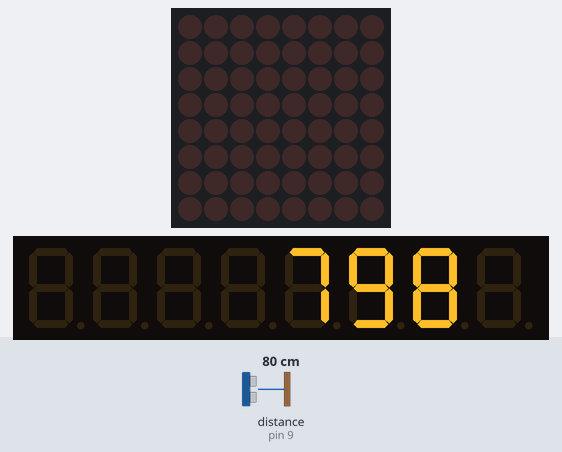
Simulated run of this sketch. Board: Arduino Uno, built with avr-gcc and run on an emulated ATmega328P. Parts: 8×8 LED matrix, 8-digit seven-segment display. Wiring (inferred from the names in the program): ultrasonic range finder: trigger pin 8; echo pin 9. The test bench sets the inputs (shaded band); at power-on: distance to the obstacle (sensor on pin 9) 80 cm. The echo pulse lasts 58.3 µs per cm.

Above: at 1.5 s.
1.6 s: distance to the obstacle (sensor on pin 9) set to 299 cm
At 4.0 s:
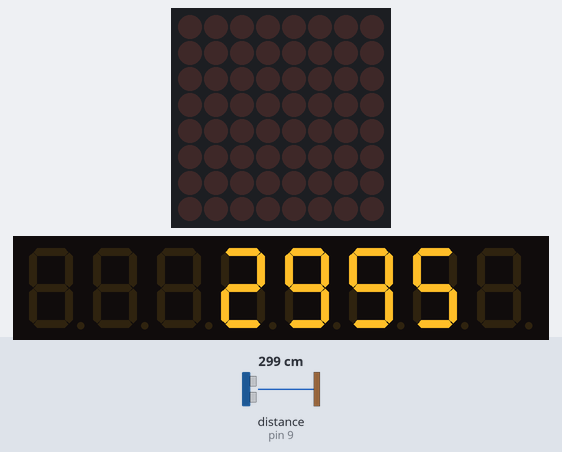
4.3 s: distance to the obstacle (sensor on pin 9) set to 18 cm
At 5.5 s:
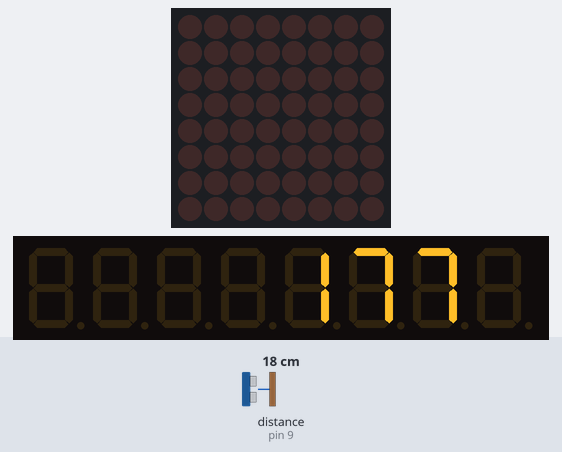
7.2 s: distance to the obstacle (sensor on pin 9) set to 2 cm
At 8.6 s:
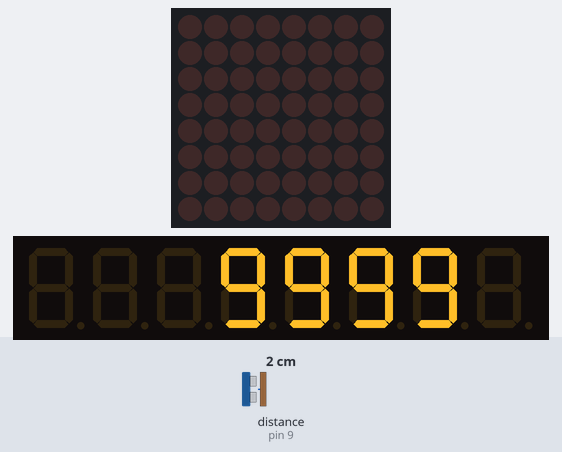
Timing chart, 0 to 10.2 s (numbered marks = the images above; inputs shaded):
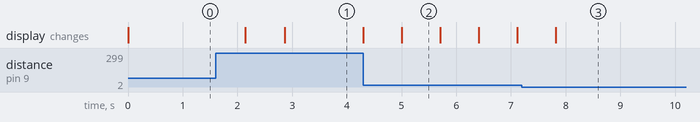

Measured:
- after the input at 1.6 s, the display: first changes after 0.54 s (image 1 shows a later state)
- after the input at 4.3 s, the display: first differs from a run without the input after 0.70 s (image 2)
- after the input at 7.2 s, the display: changes after 0.62 s (image 3)
- what the display in image 2 shows lasts 0.7 s, from 5.0 s to 5.7 s

The sketch:

105-1_MetroElettronico.ino
```cpp
//      progetto:  105 Metro Elettronico
//          file:  105-1_Metroelettronico
//   descrizione:  Metro elettronico da 40mm a 2mt
//       shields:  max7219 display 7segmenti8digit, hc-sr04
//      librerie:  LedControl
// versione-data:  v1.a - 27-12-2016
//        autore:  www.aldopi.it

#define lc_datain 12
#define lc_cs     11
#define lc_clock  10
#include "LedControl.h"
LedControl lc = LedControl(lc_datain, lc_clock, lc_cs, 1);
int t;

#define trigPin 8
#define echoPin 9

void setup() {
  lc.shutdown(0, false);
  lc.setIntensity(0, 3);
  lc.clearDisplay(0);

  pinMode(trigPin, OUTPUT);
  pinMode(echoPin, INPUT);
}

void loop() {
  word nn = distanza();
  if (nn > 9999) lc.setDigit(0, 5, (nn / 1000) % 10, false);
  else lc.setRow(0, 5, 0);
  if (nn > 999) lc.setDigit(0, 4, (nn / 1000) % 10, false);
  else lc.setRow(0, 4, 0);
  if (nn > 99) lc.setDigit(0, 3, (nn / 100) % 10, false);
  else lc.setRow(0, 3, 0);
  if (nn > 9) lc.setDigit(0, 2, (nn / 10) % 10, false);
  else lc.setRow(0, 2, 0);
  lc.setDigit(0, 1, (nn / 1) % 10, false);
  t = 600;
  if (nn < 50) t = 200;
  if (nn < 100) t = 400;
  if (nn<300) digitalWrite(13, 1);
  delay(100);
  digitalWrite(13, 0);
  delay(t);
}

word distanza() {
  long duration;
  float distance;
  digitalWrite(trigPin, LOW);
  delayMicroseconds(2);
  digitalWrite(trigPin, HIGH);
  delayMicroseconds(10);
  digitalWrite(trigPin, LOW);
  duration = pulseIn(echoPin, HIGH);
  distance = (duration / 2) / 2.91;
  if (distance < 40) {
    return 9999;
  } else {
    return distance;
  }
}
//   EOF
```
